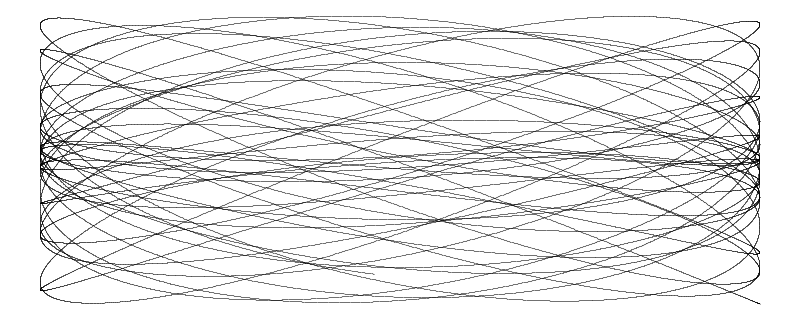
Frame 1 (no input)
Frame 2 (the mouse pressed at the canvas centre, redrawn once): identical to frame 1, image omitted

The Processing sketch that drew this single still picture (run headless with seeded random() and noise(); the mouse was pressed at the canvas centre and the sketch redrawn once):

// Processing sketch: lissajousNonInteger
// ── lissajousNonInteger.pde
float frequency1 = sqrt(17);
float frequency2 = PI;
float frequency3 = 5;
int strokeWeightScalar = 2;

interface JavaScript {
  void showValues(int f1, int f2);
}

void bindJavascript(JavaScript js) {
  javascript = js;
}

JavaScript javascript;

void setup() {
  size(800,320);
  noLoop();
  stroke(0, 100);
}

void setFrequency1(float n) {
  frequency1 = n;
  redraw();
} 

void setFrequency2(float n) {
  frequency2 = n;
  redraw();
} 

void draw() {
  background(255);
//  if (javascript!=null) 
//    javascript.showValues(frequency1, frequency2);
  pushMatrix();
  translate(width/2, height/2);
  int numSteps = 50000;
  float xPrevious = 0;
  float yPrevious = 0;
  float x, y;
      float diag = dist(0,0,width, height);
  for (int i = 0; i <= numSteps; ++i) {
    float angle = 12 * PI / numSteps * i;
    x = width * .45 * cos(frequency1 * angle);
    y = height * .225 * (cos(frequency2 * angle)+ cos(frequency3 * angle));
    if (i>0) {
      float sw = strokeWeightScalar * 0.01 * diag / (1 + dist(x, y, 0, 0)/diag) ;
      strokeWeight(1);
      line(xPrevious, yPrevious, x, y);
    }
    xPrevious = x;
    yPrevious =  y;
  }
  popMatrix();
}
